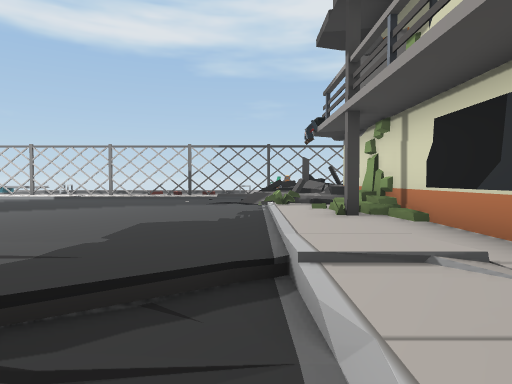
View 1 (above)

24 first-person views from a walk through a Unity game level. The camera is 1.4 m above the floor, tilts 2° down and sees 75° across. The floor is counted in squares, 2 m on a side. Each view is taken from the middle of a square. On the plan, view 1 faces up. The plan holds only what a view shows up to about 10 squares ahead; the rest is blank. The place goes on beyond the plan. The player is left out.

View 2
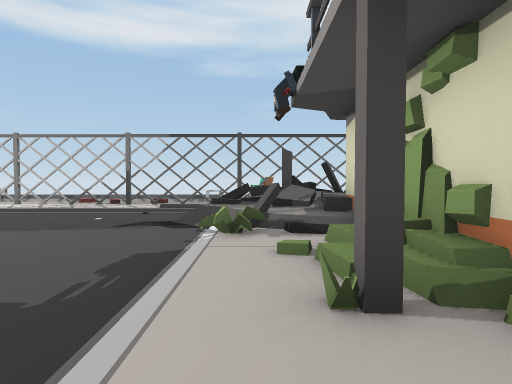

View 3
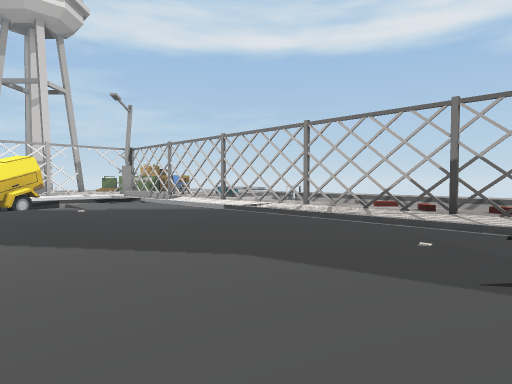

View 4
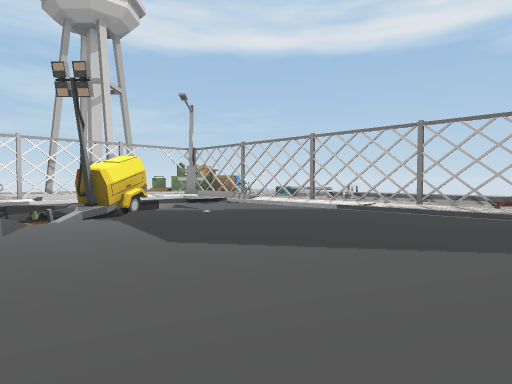

View 5
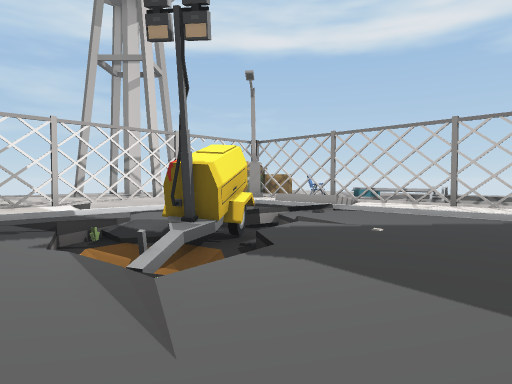

View 6
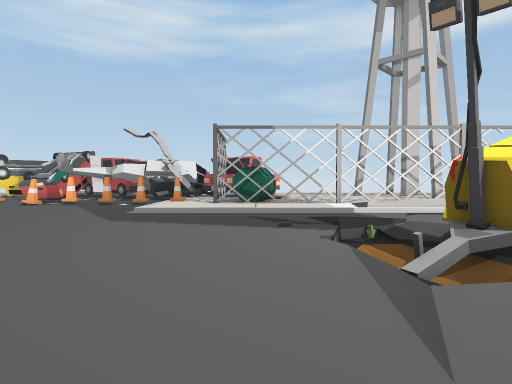

View 7
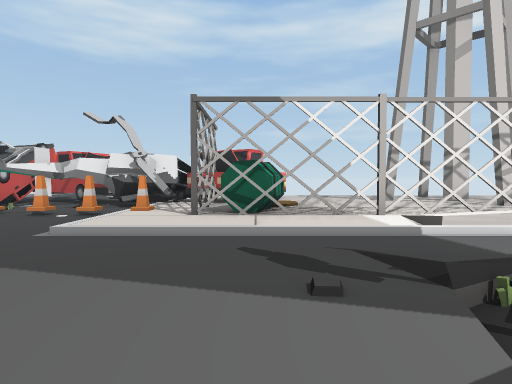

View 8
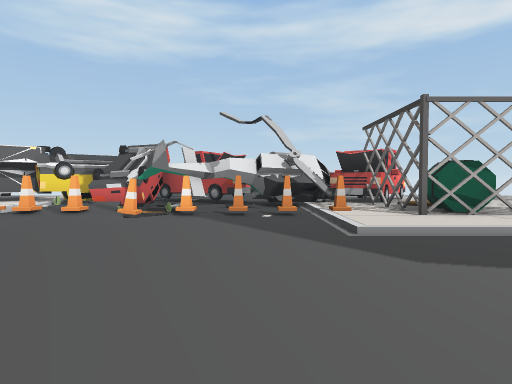

View 9
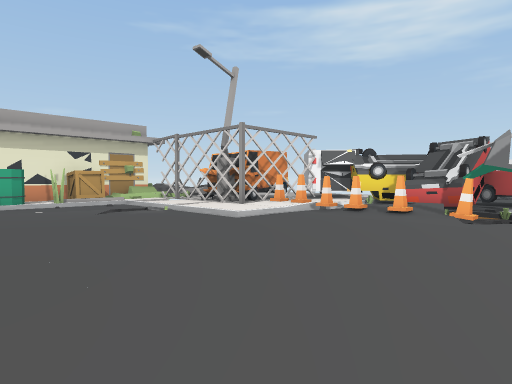

View 10
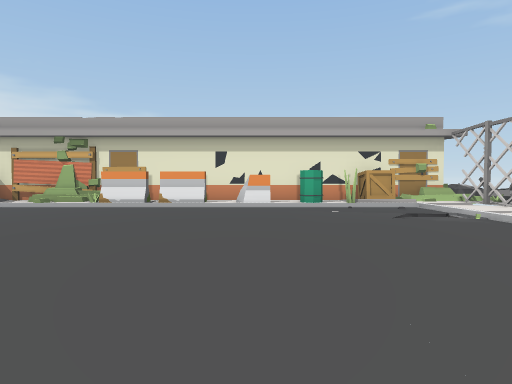

View 11
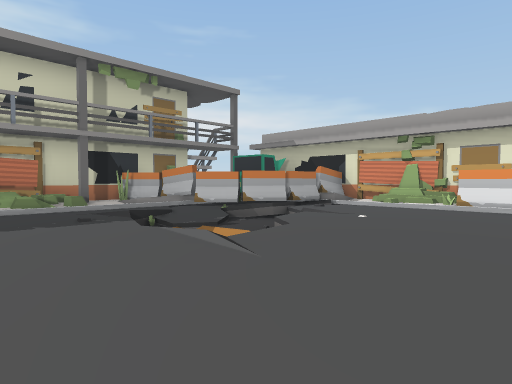

View 12
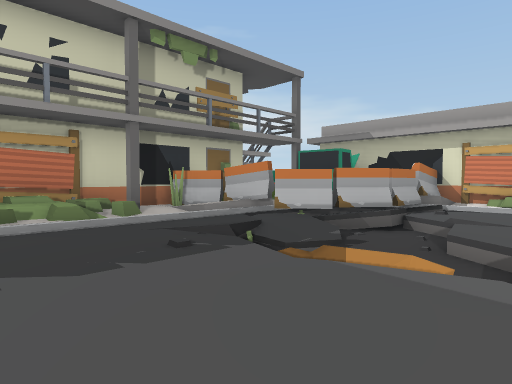

View 13
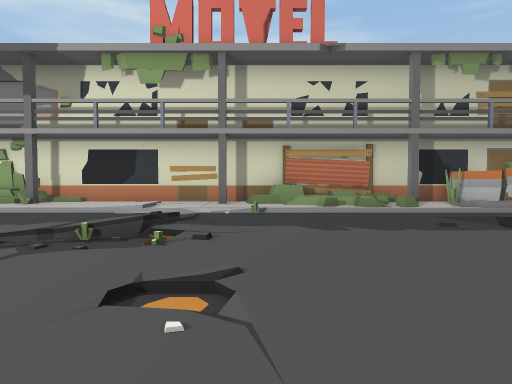

View 14
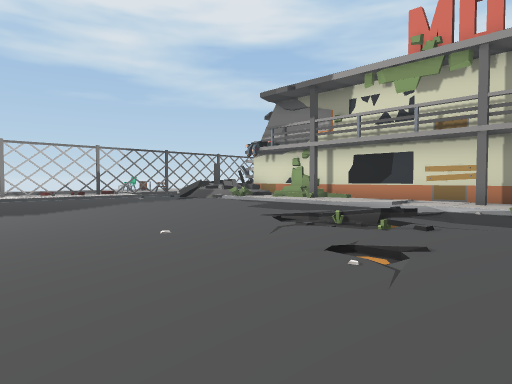

View 15
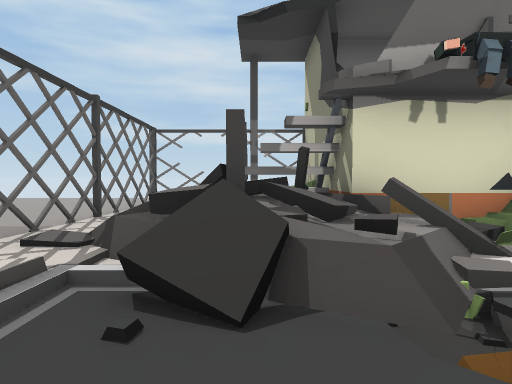

View 16
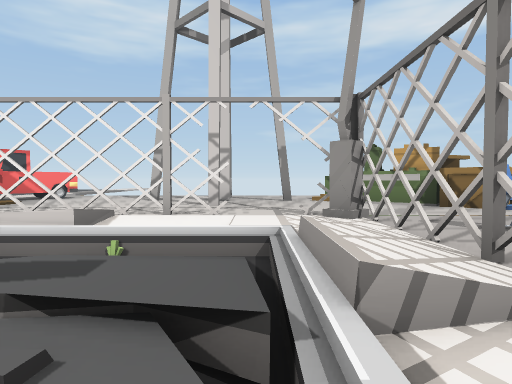

View 17
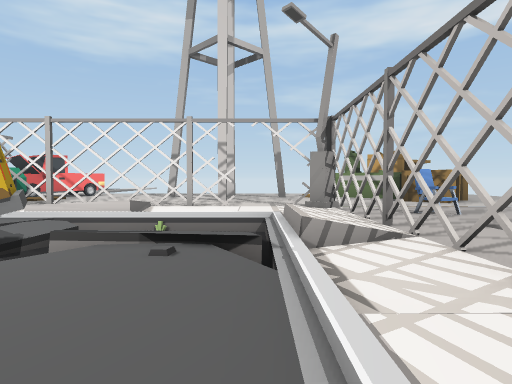

View 18
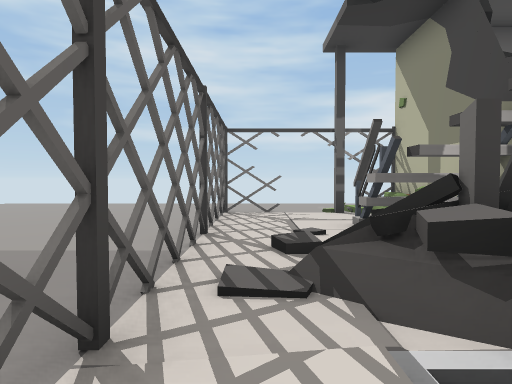

View 19
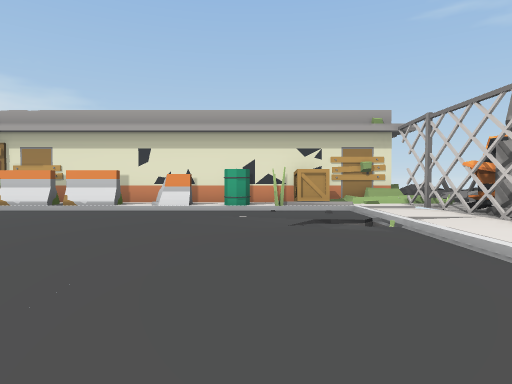

View 20
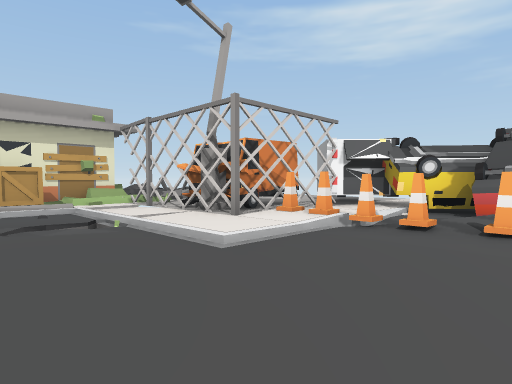

View 21
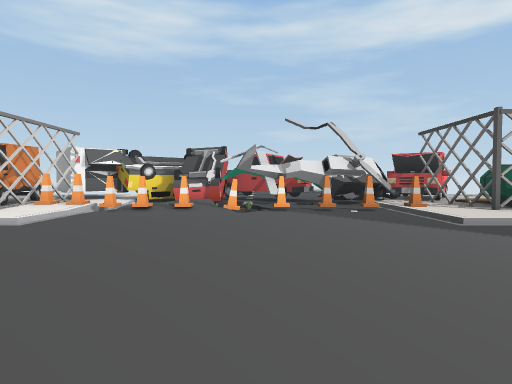

View 22
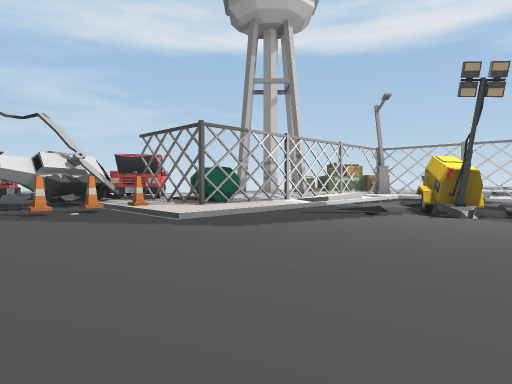

View 23
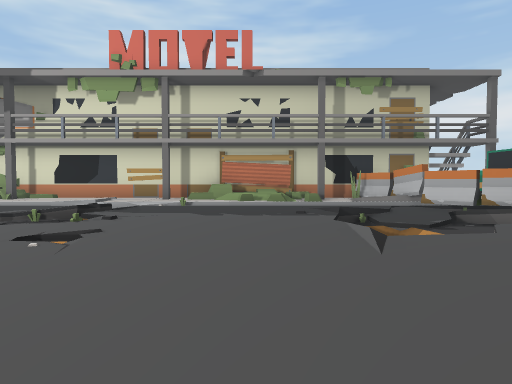

View 24
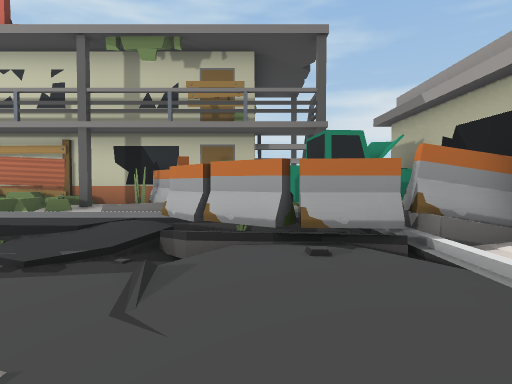

### Floor plan
Key: @ floor where view 1 was taken; # wall or solid block; x gap in a wall; . main floor; : floor 0.25 m higher than the main floor; - floor 0.25 m lower than the main floor; + floor 0.75 m higher than the main floor; / step, stairs or slope; = window, fence, low wall or low ledge; ^ raised ledge; v drop or lower ground; T thing the floor can be seen under or through; C cone; B barrel; O other object.
Columns run from 20 left of view 1 to 9 right of it. Each row starts with its distance up from view 1.
 20                             ::
 19                            :::
 18   #::                    ::::
 17   ##:::                 :::::
 16  ##:::::              :::::::
 15  #::::^:vvvv vvvvvv  ::::::::
 14 /:::###::::####x#xxx####x##::
 13 #:::#:://..::.:::::::/:::::#::
 12 :::::://=/........../==:::::::
 11 #:#::./// ........../=###::#::
 10 ::::#.////.........//=######
  9 #::::///#^........../=##
  8 :::::///^#/..........//#
  7 :::::..////........../##
  6 ::/:T../////.........:##
  5 #::OT:../............::#
  4 #Ox##:...............::#
  3 ##/C::...........//./::#
  2 ##.C............/-///: #
  1 ##.C.........../.=../:##
  0 O#.C.........../....@:=#
 -1 O##//................:^#
 -2 OO C.................###
 -3 OO/C.............. ..=##
 -4 O./C.........../  ////##
 -5 O//C//..........////./##
 -6 O::C::.........../////O#
 -7  ####://........./=OOO #
 -8     #://..........OOOO
 -9     #:/........../O-OO
-10     # OOB/O/OOO///O+ O
-11     ###:::::  ####O ##
-12        #######

Where each view was taken, in squares from view 1:
view 1: 0 up, 0 right, facing up
view 2: 4 up, 1 right, facing up
view 3: 7 up, 1 left, facing up-left
view 4: 5 up, 3 left, facing up-left
view 5: 5 up, 7 left, facing up-left
view 6: 5 up, 7 left, facing left
view 7: 5 up, 10 left, facing left
view 8: 1 up, 10 left, facing left
view 9: 0 up, 10 left, facing down-left
view 10: 1 down, 10 left, facing down
view 11: 1 down, 8 left, facing down-right
view 12: 1 down, 5 left, facing down-right
view 13: 0 up, 7 left, facing right
view 14: 1 down, 8 left, facing up-right
view 15: 11 up, 2 left, facing right
view 16: 12 up, 10 left, facing left
view 17: 12 up, 8 left, facing left
view 18: 13 up, 1 left, facing right
view 19: 2 down, 12 left, facing down
view 20: 2 down, 12 left, facing down-left
view 21: 1 down, 9 left, facing left
view 22: 1 down, 9 left, facing up-left
view 23: 2 down, 9 left, facing right
view 24: 8 down, 6 left, facing right
